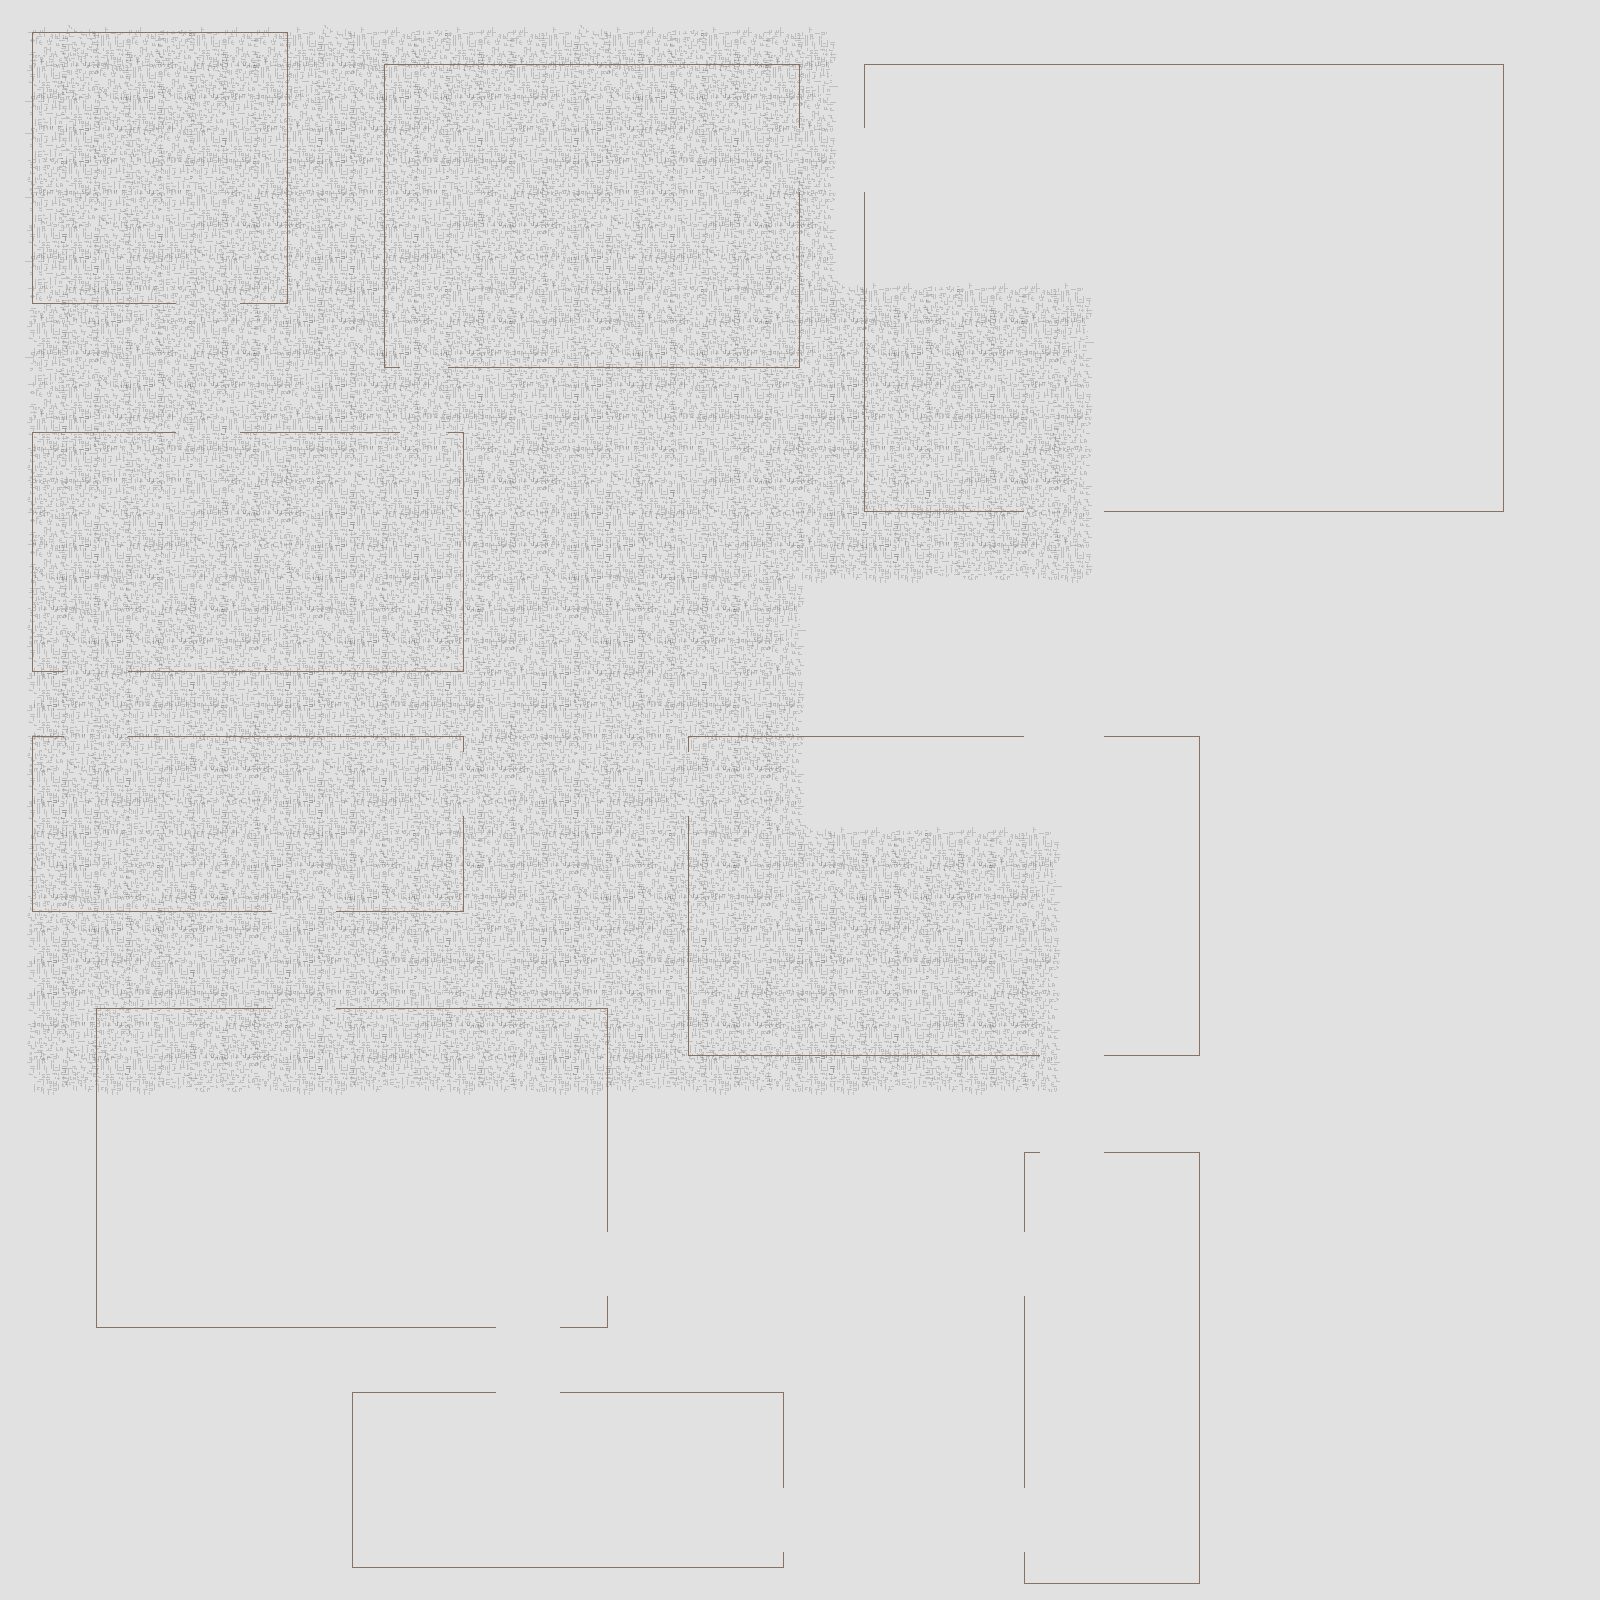

Below is a game level as drawn by its tile map, then a one-line description and the .tmx that defines it (tile-layer data replaced by summaries):
An orthogonal 100x100 tile map with 16x16 px tiles, 2 tile layers (backdrop, structure), 1 hidden layer not drawn, 2 tilesets and 5 objects (5x tree).

<map version="1.2" tiledversion="1.3.3" orientation="orthogonal" renderorder="right-down" compressionlevel="0" width="100" height="100" tilewidth="16" tileheight="16" infinite="0" backgroundcolor="#e1e1e1" nextlayerid="7" nextobjectid="9">
 <properties>
  <property name="stage" type="int" value="4" />
 </properties>
 <tileset firstgid="1" source="world_tiles.tsx" />
 <tileset firstgid="6" source="backdrop.tsx" />
 <objectgroup id="4" name="nature">
  <object id="3" name="tree 1" type="tree" x="240" y="64" width="16" height="16">
   <properties>
    <property name="stage" type="int" value="7" />
   </properties>
  </object>
  <object id="4" name="tree 2" type="tree" x="48" y="448" width="16" height="16">
   <properties>
    <property name="stage" type="int" value="1" />
   </properties>
  </object>
  <object id="5" name="tree 3" type="tree" x="1168" y="1024" width="16" height="16">
   <properties>
    <property name="stage" type="int" value="1" />
   </properties>
  </object>
  <object id="6" name="tree 4" type="tree" x="368" y="1536" width="16" height="16">
   <properties>
    <property name="stage" type="int" value="6" />
   </properties>
  </object>
  <object id="8" name="tree 5" type="tree" x="1456" y="96" width="16" height="16">
   <properties>
    <property name="stage" type="int" value="10" />
   </properties>
  </object>
 </objectgroup>
 <layer id="6" name="backdrop" width="100" height="100">
  <data>[10000 cells, 945 non-empty, 5 distinct tile ids]</data>
 </layer>
 <layer id="3" name="features" width="100" height="100" visible="0">
  <data>[10000 cells, 72 non-empty, 1 distinct tile ids]</data>
 </layer>
 <layer id="1" name="structure" width="100" height="100">
  <data>[10000 cells, 688 non-empty, 2 distinct tile ids]</data>
 </layer>
</map>
